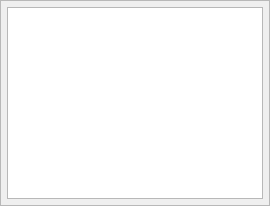
<?xml version="1.0" encoding="UTF-8"?>
<ui version="4.0">
 <class>Bag</class>
 <widget class="QFrame" name="Bag">
  <property name="geometry">
   <rect>
    <x>0</x>
    <y>0</y>
    <width>270</width>
    <height>206</height>
   </rect>
  </property>
  <property name="windowTitle">
   <string>Frame</string>
  </property>
  <property name="frameShape">
   <enum>QFrame::StyledPanel</enum>
  </property>
  <property name="frameShadow">
   <enum>QFrame::Raised</enum>
  </property>
  <widget class="QTableWidget" name="bag">
   <property name="geometry">
    <rect>
     <x>7</x>
     <y>7</y>
     <width>256</width>
     <height>192</height>
    </rect>
   </property>
   <attribute name="horizontalHeaderVisible">
    <bool>false</bool>
   </attribute>
   <attribute name="verticalHeaderVisible">
    <bool>false</bool>
   </attribute>
  </widget>
 </widget>
 <resources/>
 <connections/>
</ui>
